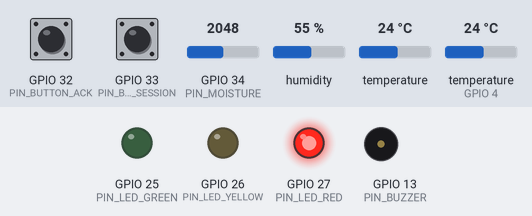
Bench run of a sketch on a simulated ESP32. On the bench: output pins drawn as LEDs (lit = HIGH), buzzer (waves = sounding, pin HIGH). Dashed ring = blinking. The inputs (shaded band) are chosen by the test bench; at power-on: GPIO 33 (PIN_BUTTON_SESSION) HIGH, GPIO 32 (PIN_BUTTON_ACK) HIGH, GPIO 34 (PIN_MOISTURE) = 2048, humidity 55 %, temperature 24 °C, temperature (sensor on GPIO 4) 24 °C (analog values on the 0–4095 scale). The local clock reads 2024-03-15 10:24:30 at power-on unless the sketch sets it; nothing arrives over Bluetooth unless stated; a phone connects over Bluetooth LE 3 s after start; what the sketch prints to the serial monitor is not drawn.

Above: at 1.27 s.
1.3 s: GPIO 33 (PIN_BUTTON_SESSION) pulled LOW for 0.15 s
At 1.75 s:
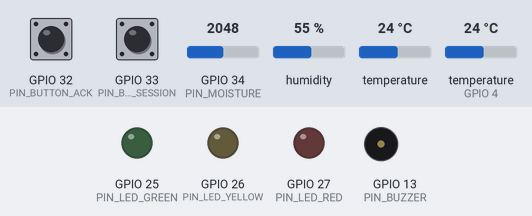
5.5 s: GPIO 32 (PIN_BUTTON_ACK) pulled LOW for 0.15 s
At 6.4 s:
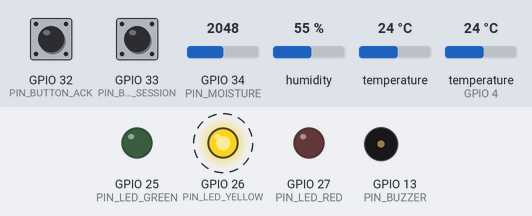
9.0 s: GPIO 33 (PIN_BUTTON_SESSION) pulled LOW for 1 s
At 10.1 s:
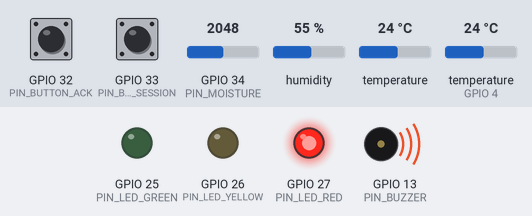
12.5 s: GPIO 34 (PIN_MOISTURE) set to 368
16.0 s: GPIO 34 (PIN_MOISTURE) set to 323
At 17.0 s:
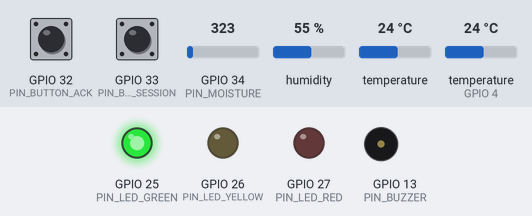
18.5 s: GPIO 32 (PIN_BUTTON_ACK) pulled LOW for 1 s
At 18.9 s:
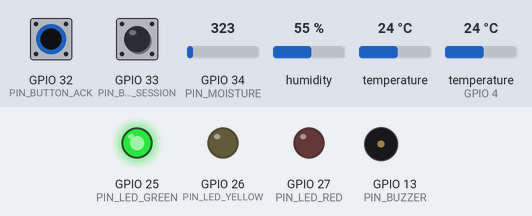
Timing chart, 0 to 21.5 s (numbered marks = the images above; inputs shaded):
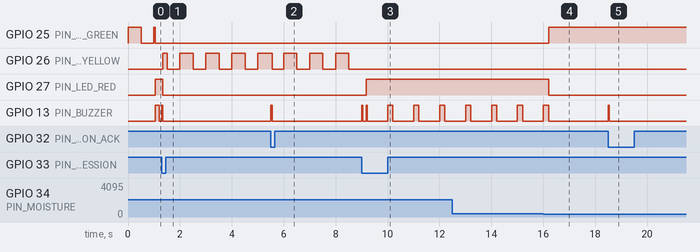

Measured:
- the behaviour switches between 350 and 349 on GPIO 34 (PIN_MOISTURE) (found by bisection; images 3 and 4)
- after the input at 1.3 s, GPIO 26 (PIN_LED_YELLOW): LOW → HIGH at once, then repeats every 1.0 s: LOW 0.50 s, HIGH 0.50 s; GPIO 27 (PIN_LED_RED): HIGH → LOW at once
- after the input at 5.5 s, GPIO 13 (PIN_BUZZER): LOW → HIGH at once, → LOW 0.04 s later
- after the input at 9.0 s, GPIO 26 (PIN_LED_YELLOW): stops changing and stays LOW; GPIO 27 (PIN_LED_RED): LOW → HIGH after 0.19 s; GPIO 13 (PIN_BUZZER): goes HIGH 0.04 s, LOW 0.14 s, HIGH 0.02 s, 3 × (LOW 0.80 s, HIGH 0.19 s), then LOW, starting at once
- after the input at 16.0 s, GPIO 25 (PIN_LED_GREEN): LOW → HIGH after 0.20 s; GPIO 27 (PIN_LED_RED): HIGH → LOW after 0.20 s; GPIO 13 (PIN_BUZZER): goes on until 16.2 s, then stays LOW
- after the input at 18.5 s, GPIO 13 (PIN_BUZZER): LOW → HIGH at once, → LOW 0.04 s later

The sketch:

smart_dressing.ino
```cpp
#include <Adafruit_BME280.h>
#include <BLE2902.h>
#include <BLEDevice.h>
#include <BLEServer.h>
#include <BLEUtils.h>
#include <DallasTemperature.h>
#include <OneWire.h>
#include <WiFi.h>
#include <Wire.h>
#include <time.h>

// Phone flow: Bluetooth scan and connect, then Wi-Fi for the reading stream.
// Advertised name is the device serial. Port 8080 sends one JSON reading per line.
// Wiring follows docs/HARDWARE.md.
// Libraries: OneWire, DallasTemperature, Adafruit BME280, Adafruit Unified Sensor.
// Bluetooth plus Wi-Fi does not fit the default flash layout. Pick
// Tools > Partition Scheme > "Huge APP (3MB No OTA/1MB SPIFFS)".
//
// Green: normal, steady with a phone linked, blinking while waiting for one.
// Yellow: humidity watch. Blinking yellow: monitoring paused.
// Red with beeps: attention. Blinking red: a sensor is not answering.
// Acknowledge button silences the beeps until the attention condition clears.
// Session button pauses monitoring. Resuming starts a fresh temperature baseline.

enum Level { LEVEL_NORMAL, LEVEL_WATCH, LEVEL_ATTENTION };

struct Reading {
  float localizedC;
  float ambientC;
  float humidity;
  int moisture;
  bool valid;
};

struct Button {
  int pin;
  bool down;
  uint32_t changedAt;
};

static const char *DEVICE_ID = "ESP32-001";
static const char *SERVICE_UUID = "6E400001-B5A3-F393-E0A9-E50E24DCCA9E";
static const char *RX_UUID = "6E400002-B5A3-F393-E0A9-E50E24DCCA9E";
static const char *TX_UUID = "6E400003-B5A3-F393-E0A9-E50E24DCCA9E";

const int PIN_DS18B20 = 4;
const int PIN_SDA = 21;
const int PIN_SCL = 22;
const int PIN_MOISTURE = 34;
const int PIN_LED_GREEN = 25;
const int PIN_LED_YELLOW = 26;
const int PIN_LED_RED = 27;
const int PIN_BUZZER = 13;
const int PIN_BUTTON_ACK = 32;
const int PIN_BUTTON_SESSION = 33;

// Set to true if the buzzer sounds whenever it should be quiet.
const bool BUZZER_ACTIVE_LOW = false;

// Same demonstration defaults as the phone app. Not clinical cutoffs.
const float TEMPERATURE_DELTA_C = 1.0;
const float HUMIDITY_WATCH_PERCENT = 80.0;
const int MOISTURE_ATTENTION_COUNT = 350;

const uint32_t READ_INTERVAL_MS = 1000;
const uint32_t WIFI_JOIN_TIMEOUT_MS = 15000;
const uint32_t SEQUENCE_MAX = 1000000;
// 20 bytes fits the smallest BLE MTU. The phone reassembles lines on '\n'.
const size_t BLE_CHUNK = 20;

OneWire oneWire(PIN_DS18B20);
DallasTemperature probe(&oneWire);
Adafruit_BME280 bme;
bool bmeReady = false;

BLEServer *bleServer = nullptr;
BLECharacteristic *txChar = nullptr;
volatile bool bleConnected = false;
volatile bool restartAdvertising = false;
SemaphoreHandle_t rxLock;
String rxBuffer;

WiFiServer server(8080);
WiFiClient client;
bool wifiJoining = false;
bool wifiReady = false;
uint32_t wifiJoinStarted = 0;

Button ackButton = {PIN_BUTTON_ACK, false, 0};
Button sessionButton = {PIN_BUTTON_SESSION, false, 0};

uint32_t sequenceNumber = 1;
bool monitoring = true;
bool sensorFault = false;
bool acknowledged = false;
Level level = LEVEL_NORMAL;
double baselineSum = 0;
uint32_t baselineCount = 0;
uint32_t lastReadAt = 0;

class ServerCallbacks : public BLEServerCallbacks {
  void onConnect(BLEServer *) override {
    bleConnected = true;
  }
  void onDisconnect(BLEServer *) override {
    bleConnected = false;
    restartAdvertising = true;
  }
};

class RxCallbacks : public BLECharacteristicCallbacks {
  void onWrite(BLECharacteristic *characteristic) override {
    String chunk = characteristic->getValue().c_str();
    xSemaphoreTake(rxLock, portMAX_DELAY);
    rxBuffer += chunk;
    if (rxBuffer.length() > 512) rxBuffer = "";
    xSemaphoreGive(rxLock);
  }
};

void setBuzzer(bool on) {
  digitalWrite(PIN_BUZZER, on != BUZZER_ACTIVE_LOW ? HIGH : LOW);
}

void chirp() {
  setBuzzer(true);
  delay(40);
  setBuzzer(false);
}

bool pressed(Button &button) {
  const bool down = digitalRead(button.pin) == LOW;
  if (down == button.down || millis() - button.changedAt < 50) return false;
  button.down = down;
  button.changedAt = millis();
  return down;
}

bool phoneLinked() {
  return bleConnected || (wifiReady && client.connected());
}

void sendBle(const String &message) {
  if (!bleConnected || txChar == nullptr) return;
  for (size_t start = 0; start < message.length(); start += BLE_CHUNK) {
    String part = message.substring(start, start + BLE_CHUNK);
    txChar->setValue((uint8_t *)part.c_str(), part.length());
    txChar->notify();
    delay(10);
  }
}

void sendLine(const String &line) {
  if (wifiReady && client.connected()) {
    client.print(line);
  } else {
    sendBle(line);
  }
}

String takeCommand() {
  String line;
  xSemaphoreTake(rxLock, portMAX_DELAY);
  const int end = rxBuffer.indexOf('\n');
  if (end >= 0) {
    line = rxBuffer.substring(0, end);
    rxBuffer.remove(0, end + 1);
  } else if (rxBuffer.endsWith("}")) {
    line = rxBuffer;
    rxBuffer = "";
  }
  xSemaphoreGive(rxLock);
  return line;
}

bool readField(const String &json, const char *key, String &out) {
  const String token = String("\"") + key + "\":\"";
  int i = json.indexOf(token);
  if (i < 0) return false;
  out = "";
  for (i += token.length(); i < (int)json.length(); i++) {
    char c = json[i];
    if (c == '"') return true;
    if (c == '\\' && i + 1 < (int)json.length()) c = json[++i];
    out += c;
  }
  return false;
}

void startWifi(const String &ssid, const String &password) {
  if (client) client.stop();
  wifiReady = false;
  WiFi.mode(WIFI_STA);
  WiFi.begin(ssid.c_str(), password.c_str());
  wifiJoining = true;
  wifiJoinStarted = millis();
  Serial.printf("Joining Wi-Fi \"%s\"\n", ssid.c_str());
}

void stopWifi() {
  if (client) client.stop();
  server.end();
  wifiJoining = false;
  wifiReady = false;
  WiFi.disconnect(true);
  Serial.println("Wi-Fi off");
}

void updateWifi() {
  if (wifiJoining) {
    if (WiFi.status() == WL_CONNECTED) {
      wifiJoining = false;
      wifiReady = true;
      server.begin();
      configTime(0, 0, "pool.ntp.org", "time.google.com");
      const String ip = WiFi.localIP().toString();
      Serial.printf("Wi-Fi connected at %s:8080\n", ip.c_str());
      sendBle("{\"cmd\":\"wifi\",\"ok\":true,\"ip\":\"" + ip + "\",\"deviceId\":\"" + String(DEVICE_ID) + "\"}\n");
    } else if (millis() - wifiJoinStarted > WIFI_JOIN_TIMEOUT_MS) {
      wifiJoining = false;
      WiFi.disconnect(true);
      Serial.println("Wi-Fi join failed");
      sendBle("{\"cmd\":\"wifi\",\"ok\":false,\"deviceId\":\"" + String(DEVICE_ID) + "\"}\n");
    }
    return;
  }
  if (wifiReady && WiFi.status() == WL_CONNECTED && !client.connected()) {
    WiFiClient next = server.accept();
    if (next) client = next;
  }
}

void handleCommand(const String &line) {
  if (line.indexOf("\"cmd\":\"wifi\"") >= 0) {
    String ssid;
    String password;
    readField(line, "ssid", ssid);
    readField(line, "password", password);
    if (ssid.length() > 0) startWifi(ssid, password);
  } else if (line.indexOf("\"cmd\":\"disconnect\"") >= 0) {
    stopWifi();
  }
}

bool startBme() {
  if (!bme.begin(0x76, &Wire) && !bme.begin(0x77, &Wire)) return false;
  // Low oversampling keeps the module from warming itself and skewing ambient readings.
  bme.setSampling(Adafruit_BME280::MODE_NORMAL,
                  Adafruit_BME280::SAMPLING_X1,
                  Adafruit_BME280::SAMPLING_X1,
                  Adafruit_BME280::SAMPLING_X1,
                  Adafruit_BME280::FILTER_OFF,
                  Adafruit_BME280::STANDBY_MS_1000);
  return true;
}

void startSensors() {
  Wire.begin(PIN_SDA, PIN_SCL);
  bmeReady = startBme();
  if (!bmeReady) Serial.println("BME280 not found on SDA 21 / SCL 22");
  probe.begin();
  if (probe.getDeviceCount() == 0) Serial.println("DS18B20 not found on GPIO 4");
  probe.setWaitForConversion(false);
  probe.requestTemperatures();
}

void startBle() {
  BLEDevice::init(DEVICE_ID);
  bleServer = BLEDevice::createServer();
  bleServer->setCallbacks(new ServerCallbacks());
  BLEService *service = bleServer->createService(SERVICE_UUID);
  txChar = service->createCharacteristic(TX_UUID, BLECharacteristic::PROPERTY_NOTIFY);
  txChar->addDescriptor(new BLE2902());
  BLECharacteristic *rx = service->createCharacteristic(
    RX_UUID,
    BLECharacteristic::PROPERTY_WRITE | BLECharacteristic::PROPERTY_WRITE_NR
  );
  rx->setCallbacks(new RxCallbacks());
  service->start();
  BLEAdvertising *advertising = BLEDevice::getAdvertising();
  advertising->addServiceUUID(SERVICE_UUID);
  advertising->start();
}

int readMoisture() {
  uint32_t total = 0;
  for (int i = 0; i < 16; i++) total += analogRead(PIN_MOISTURE);
  return total / 16;
}

Reading takeReading() {
  Reading reading;
  reading.localizedC = probe.getTempCByIndex(0);
  probe.requestTemperatures();
  if (!bmeReady) bmeReady = startBme();
  reading.ambientC = bmeReady ? bme.readTemperature() : NAN;
  reading.humidity = bmeReady ? bme.readHumidity() : NAN;
  reading.moisture = readMoisture();
  // 85.0 is the DS18B20 power-on value, seen when the probe loses power.
  reading.valid = reading.localizedC != DEVICE_DISCONNECTED_C && reading.localizedC != 85.0f &&
                  !isnan(reading.ambientC) && !isnan(reading.humidity);
  return reading;
}

Level evaluate(const Reading &reading) {
  bool temperatureChanged = false;
  if (baselineCount > 0) {
    const double baseline = baselineSum / baselineCount;
    temperatureChanged = fabs(reading.localizedC - baseline) >= TEMPERATURE_DELTA_C;
  }
  baselineSum += reading.localizedC;
  baselineCount++;
  if (reading.moisture >= MOISTURE_ATTENTION_COUNT || temperatureChanged) return LEVEL_ATTENTION;
  if (reading.humidity >= HUMIDITY_WATCH_PERCENT) return LEVEL_WATCH;
  return LEVEL_NORMAL;
}

const char *levelName(Level value) {
  if (value == LEVEL_ATTENTION) return "attention";
  if (value == LEVEL_WATCH) return "watch";
  return "normal";
}

// Before NTP sync this is 1970, and the phone swaps in its own clock.
String timestamp() {
  char text[25];
  const time_t now = time(nullptr);
  struct tm utc;
  gmtime_r(&now, &utc);
  strftime(text, sizeof(text), "%Y-%m-%dT%H:%M:%SZ", &utc);
  return text;
}

String readingJson(const Reading &reading) {
  String line = "{\"deviceId\":\"";
  line += DEVICE_ID;
  line += "\",\"sequence\":";
  line += String(sequenceNumber);
  line += ",\"capturedAt\":\"";
  line += timestamp();
  line += "\",\"localizedTemperatureC\":";
  line += String(reading.localizedC, 2);
  line += ",\"ambientTemperatureC\":";
  line += String(reading.ambientC, 2);
  line += ",\"humidityPercent\":";
  line += String(reading.humidity, 1);
  line += ",\"relativeMoistureValue\":";
  line += String(reading.moisture);
  line += ",\"deviceStatus\":\"";
  line += levelName(level);
  line += "\"}\n";
  sequenceNumber = sequenceNumber >= SEQUENCE_MAX ? 1 : sequenceNumber + 1;
  return line;
}

void readAndSend() {
  const Reading reading = takeReading();
  if (!monitoring) return;
  sensorFault = !reading.valid;
  if (sensorFault) {
    Serial.println("Sensor fault, reading not sent. Check the DS18B20 on GPIO 4 and the BME280 on I2C.");
    return;
  }
  level = evaluate(reading);
  if (level != LEVEL_ATTENTION) acknowledged = false;
  const String line = readingJson(reading);
  Serial.print(line);
  sendLine(line);
}

void toggleMonitoring() {
  monitoring = !monitoring;
  if (monitoring) {
    baselineSum = 0;
    baselineCount = 0;
    acknowledged = false;
    level = LEVEL_NORMAL;
  }
  Serial.println(monitoring ? "Monitoring resumed, new temperature baseline" : "Monitoring paused");
}

void showStatus() {
  const uint32_t now = millis();
  const bool blink = (now / 500) % 2 == 0;
  bool green = false;
  bool yellow = false;
  bool red = false;
  bool buzz = false;
  if (!monitoring) {
    yellow = blink;
  } else if (sensorFault) {
    red = blink;
  } else if (level == LEVEL_ATTENTION) {
    red = true;
    buzz = !acknowledged && now % 1000 < 200;
  } else if (level == LEVEL_WATCH) {
    yellow = true;
  } else {
    green = phoneLinked() || blink;
  }
  digitalWrite(PIN_LED_GREEN, green);
  digitalWrite(PIN_LED_YELLOW, yellow);
  digitalWrite(PIN_LED_RED, red);
  setBuzzer(buzz);
}

void setup() {
  Serial.begin(115200);
  rxLock = xSemaphoreCreateMutex();

  pinMode(PIN_LED_GREEN, OUTPUT);
  pinMode(PIN_LED_YELLOW, OUTPUT);
  pinMode(PIN_LED_RED, OUTPUT);
  pinMode(PIN_BUZZER, OUTPUT);
  setBuzzer(false);
  pinMode(PIN_BUTTON_ACK, INPUT_PULLUP);
  pinMode(PIN_BUTTON_SESSION, INPUT_PULLUP);
  analogReadResolution(12);

  startSensors();
  startBle();
  Serial.printf("%s ready, advertising over Bluetooth\n", DEVICE_ID);
  lastReadAt = millis();
}

void loop() {
  const String command = takeCommand();
  if (command.length() > 0) handleCommand(command);

  if (restartAdvertising) {
    restartAdvertising = false;
    delay(300);
    bleServer->startAdvertising();
  }
  updateWifi();

  if (pressed(ackButton)) {
    chirp();
    if (level == LEVEL_ATTENTION) acknowledged = true;
  }
  if (pressed(sessionButton)) {
    chirp();
    toggleMonitoring();
  }

  if (millis() - lastReadAt >= READ_INTERVAL_MS) {
    lastReadAt = millis();
    readAndSend();
  }
  showStatus();
  delay(10);
}
```
